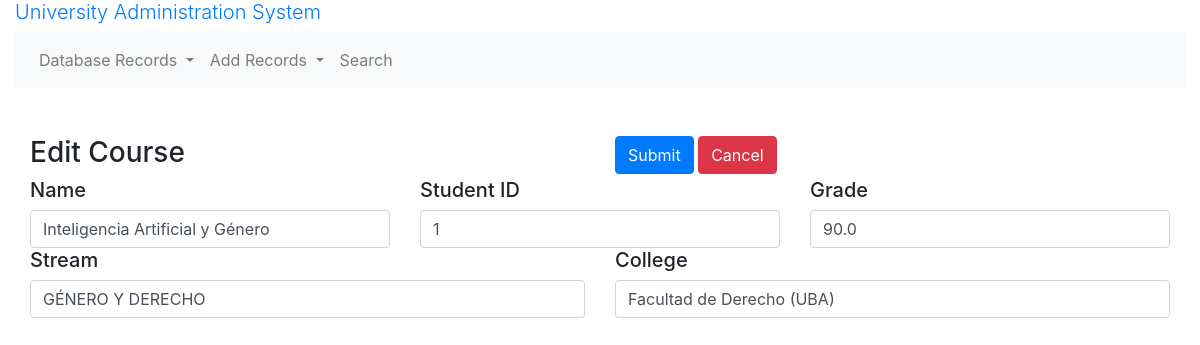
Screenshot of /edit_course/2 with the database file from the repository.
### models.py (models this page shows)
class Course(db.Model):
    __tablename__ = 'course'
    id = db.Column(db.Integer, primary_key=True)
    created_at = db.Column(db.Date, nullable = False, default=datetime.utcnow())
    name = db.Column(db.String(255))
    grade = db.Column(db.Float)
    result = db.Column(db.String(24))# Pass or Fail
    college_id = db.Column(db.Integer, db.ForeignKey("college.id"))# many2one
    college = db.relationship("College", back_populates="courses")
    stream_id = db.Column(db.Integer, db.ForeignKey("stream.id"))# many2one
    stream = db.relationship("Stream", back_populates='courses')
    university_id = db.Column(db.Integer,  db.ForeignKey("university.id"))# many2one
    student_id = db.Column(db.Integer, db.ForeignKey("student.id"))# many2one
    student = db.relationship("Student", back_populates='courses')
    marksheet_id = db.Column(db.Integer,  db.ForeignKey("marksheet.id"))# many2one
    marksheet = db.relationship("Marksheet", back_populates="courses")
    def __repr__(self):
        return f'id = {self.id}: {self.name}, {self.created_at}'

### routes.py (the view, shortened to what this page needs)
@app.route('/edit_course/<int:course_id>', methods=['GET', 'POST'])
def edit_course(course_id):
    form = forms.AddCourseForm()
    course = models.Course.query.get(course_id)
    print(course)
    if course:
        form.name.data = course.name
        form.student_id.data = course.student_id
        form.grade.data = course.grade
        form.stream.data = course.stream.name
        form.college.data = course.college.name
        return render_template('edit/edit_course.html', form=form, course_id=course_id)
    flash(f'Course with id {course_id} does not exit')
    return redirect(url_for('courses'))

### forms.py
class AddCourseForm(FlaskForm):
    name = StringField('Name', validators=[DataRequired()])
    grade = StringField('Grade', validators=[DataRequired()])
    stream = StringField('Stream', validators=[DataRequired()])
    college = StringField('College', validators=[DataRequired()])
    student_id = StringField('Student_ID', validators=[DataRequired()])
    submit = SubmitField('Submit')

### templates/edit/edit_course.html (shortened to what this page needs)
{% extends "base.html" %}
{% block main %}
<div class="container-fluid">
  <form action="{{ url_for('edit_course', course_id=course_id) }}" method="post">
    <div class="row">
      <div class="col">
        <h3>Edit Course</h3>
      </div>
      <div class="col">
        {{ form.submit(class="btn btn-primary") }}
        <a href="{{ url_for('courses') }}" class="btn btn-danger">Cancel</a>
      </div>
    </div>
    <div class="row">
        <div class="col">
          <h5> Name </h5>
          {{ form.name(class="form-control") }}
        </div>
        <div class="col">
          <h5> Student ID </h5>
          {{ form.student_id(class="form-control") }}
        </div>
        <div class="col">
            <h5> Grade </h5>
            {{ form.grade(class="form-control") }}
          </div>
      </div>
    <div class="row">
        <div class="col">
          <h5> Stream </h5>
          {{ form.stream(class="form-control") }}
        </div>
        <div class="col">
          <h5> College </h5>
          {{ form.college(class="form-control") }}
        </div>
      </div>
  </form>
</div>
{% endblock %}

### rows the page displays
Course: name "Inteligencia Artificial y Género", student_id "1", grade "90.0", stream "GÉNERO Y DERECHO", college "Facultad de Derecho (UBA)"
